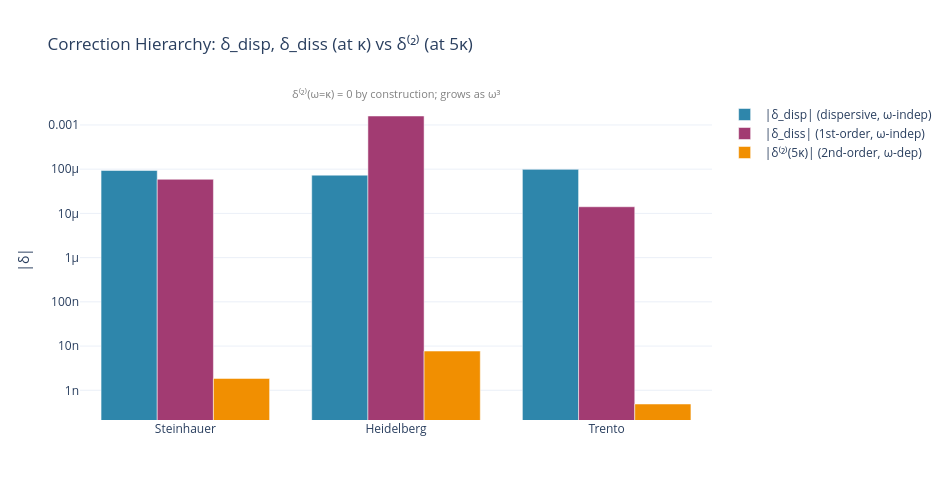

Write notebook code for a chart like this one.
### Markdown cell above
## Section 5: Correction Hierarchy Across Experiments

This section compares all three corrections ($\delta_{\text{disp}}$, $\delta_{\text{diss}}$, and $\delta^{(2)}$) across the three experimental realizations at the horizon frequency $\omega = \kappa$.

### Code cell
# ════════════════════════════════════════════════════════════════════
# Figure 5: Correction Hierarchy Bar Chart
# ════════════════════════════════════════════════════════════════════
#
# δ_disp and δ_diss are frequency-independent (evaluated at ω = κ).
# δ⁽²⁾ is frequency-DEPENDENT — the new physics of Phase 2.
# At ω = κ, δ⁽²⁾ → 0 for acoustic modes (k = ω/c_s) when γ_{2,2} = -γ_{2,1}.
# We show δ⁽²⁾ at ω = 5κ to illustrate its magnitude at higher frequencies,
# using the Bogoliubov dispersion relation ω² = c_s²k² + (ℏk²/2m)².

exp_names = list(experiments.keys())

fig5 = go.Figure()

delta_disp_vals = [experiments[n]["delta_disp"] for n in exp_names]
delta_diss_vals = [experiments[n]["delta_diss"] for n in exp_names]

# Compute δ⁽²⁾ at ω = 5κ including Bogoliubov dispersion
# The dispersive dispersion relation shifts k away from ω/c_s,
# making the second-order term nonzero: k² ≠ ω²/c_s²
delta_2_5kappa = []
for n in exp_names:
    p = experiments[n]
    omega_5 = 5.0 * p["kappa"]
    # Bogoliubov dispersion: ω² = c_s²k² + (ℏk²/2m)²
    # Solve for k iteratively (acoustic approximation + correction)
    k_acoustic = omega_5 / p["c_s"]
    xi = p["xi"]
    # Leading dispersive correction: k = (ω/c_s)·(1 - ω²ξ²/(8c_s²) + ...)
    k_disp = k_acoustic * (1 - (omega_5 * xi) ** 2 / (8 * p["c_s"] ** 2))

    Gamma_H_2 = p["gamma_2_1"] * k_disp**3 + p["gamma_2_2"] * (
        omega_5**2 * k_disp / p["c_s"] ** 2
    )
    d2 = Gamma_H_2 / p["kappa"]
    delta_2_5kappa.append(d2)

# Add bars for each correction type
fig5.add_trace(
    go.Bar(
        name="|δ_disp| (dispersive, ω-indep)",
        x=exp_names,
        y=[abs(v) for v in delta_disp_vals],
        marker=dict(color="#2E86AB"),
    )
)

fig5.add_trace(
    go.Bar(
        name="|δ_diss| (1st-order, ω-indep)",
        x=exp_names,
        y=[abs(v) for v in delta_diss_vals],
        marker=dict(color="#A23B72"),
    )
)

fig5.add_trace(
    go.Bar(
        name="|δ⁽²⁾(5κ)| (2nd-order, ω-dep)",
        x=exp_names,
        y=[abs(v) for v in delta_2_5kappa],
        marker=dict(color="#F18F01"),
    )
)

fig5.update_yaxes(type="log", title_text="|δ|")
fig5.update_layout(
    title_text="Correction Hierarchy: δ_disp, δ_diss (at κ) vs δ⁽²⁾ (at 5κ)",
    barmode="group",
    height=500,
    width=950,
    template="plotly_white",
    hovermode="x unified",
    annotations=[
        dict(
            text="δ⁽²⁾(ω=κ) = 0 by construction; grows as ω³",
            xref="paper",
            yref="paper",
            x=0.5,
            y=1.05,
            showarrow=False,
            font=dict(size=11, color="gray"),
        )
    ],
)

fig5.show()

### Figure 1 — Plotly figure (JSON) as saved in the notebook; plotly's stock layout.template omitted (floating-point values rounded to 4 significant figures)
{"data": [{"marker": {"color": "#2E86AB"}, "name": "|δ_disp| (dispersive, ω-indep)", "type": "bar", "x": ["Steinhauer", "Heidelberg", "Trento"], "y": [9.353e-05, 7.319e-05, 9.891e-05]}, {"marker": {"color": "#A23B72"}, "name": "|δ_diss| (1st-order, ω-indep)", "type": "bar", "x": ["Steinhauer", "Heidelberg", "Trento"], "y": [5.898e-05, 0.001593, 1.413e-05]}, {"marker": {"color": "#F18F01"}, "name": "|δ⁽²⁾(5κ)| (2nd-order, ω-dep)", "type": "bar", "x": ["Steinhauer", "Heidelberg", "Trento"], "y": [1.854e-09, 7.715e-09, 4.9e-10]}], "layout": {"annotations": [{"font": {"color": "gray", "size": 11}, "showarrow": false, "text": "δ⁽²⁾(ω=κ) = 0 by construction; grows as ω³", "x": 0.5, "xref": "paper", "y": 1.05, "yref": "paper"}], "barmode": "group", "height": 500, "hovermode": "x unified", "title": {"text": "Correction Hierarchy: δ_disp, δ_diss (at κ) vs δ⁽²⁾ (at 5κ)"}, "width": 950, "yaxis": {"title": {"text": "|δ|"}, "type": "log"}}}
